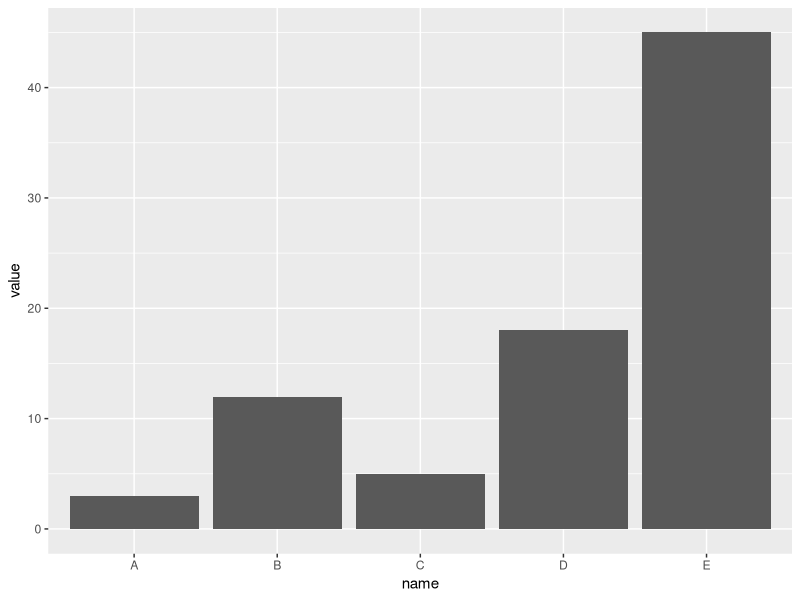
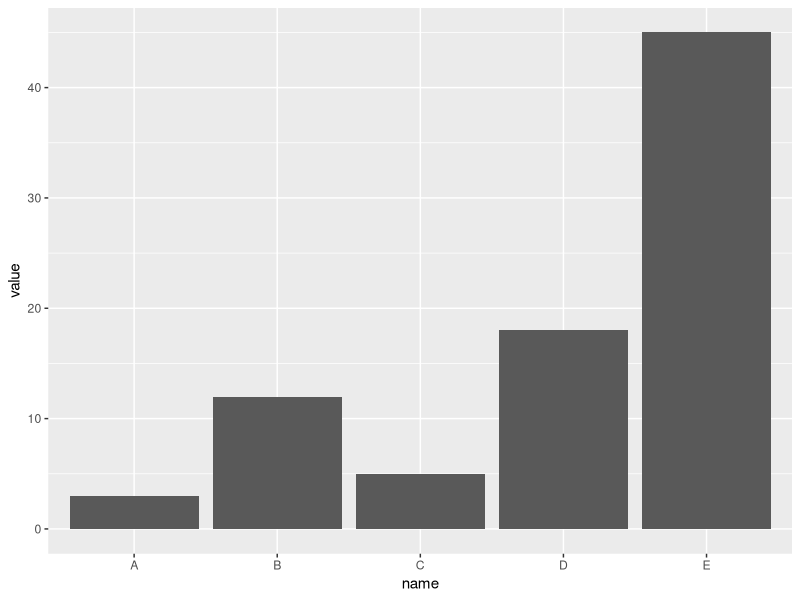
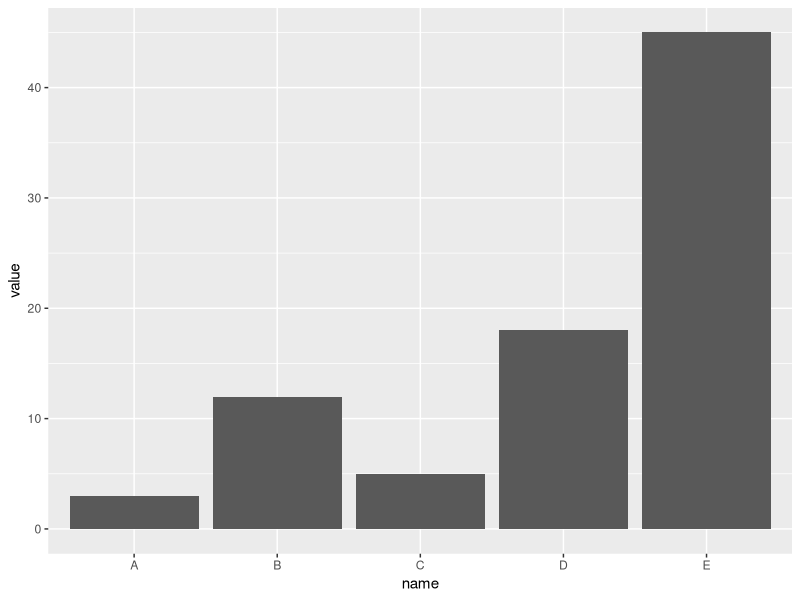

Source code (R) for these figures, in order:
## ---- chunk 1
#| echo: false

# Load ggplot2
library(ggplot2)

# Create data
data <- data.frame(
  name=c("A","B","C","D","E") ,  
  value=c(3,12,5,18,45)
  )
## ---- chunk 2
#| echo: false

ggplot(data, aes(x=name, y=value)) + 
  geom_bar(stat = "identity")
## ---- chunk 3
#| echo: false
#| column: screen-inset-shaded

ggplot(data, aes(x=name, y=value)) + 
  geom_bar(stat = "identity")

## ---- chunk 4
#| echo: false
#| column: margin

ggplot(data, aes(x=name, y=value)) + 
  geom_bar(stat = "identity")

